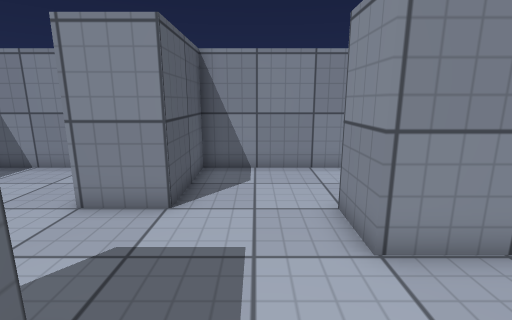
[1] (above)

24 first-person views from a walk through a Unity game level. The camera is 1.2 m above the floor, tilts 12° down and sees 85° across. The floor is counted in squares, 0.5 m on a side. Each view is taken from the middle of a square. On the plan, view 1 faces up. The plan holds only what a view shows up to about 18 squares ahead; the rest is blank. The place goes on beyond the plan. Surface patterns are stand-ins for the level's own textures.

[2]
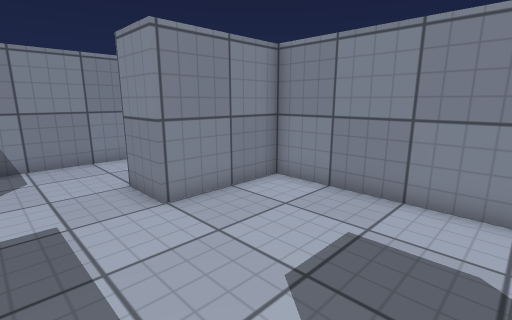

[3]
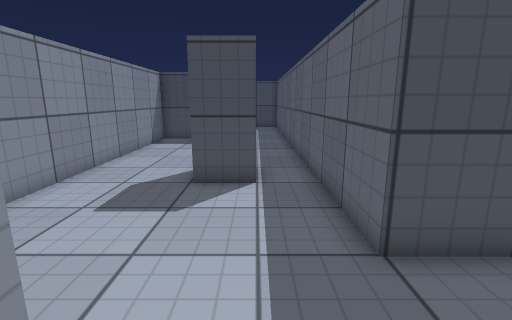

[4]
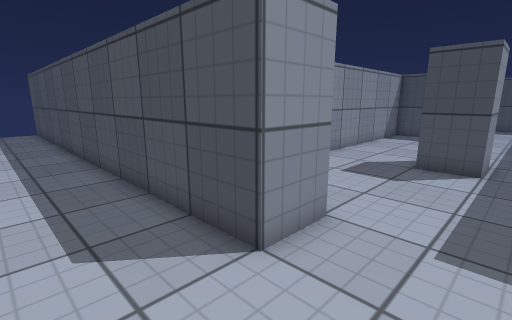

[5]
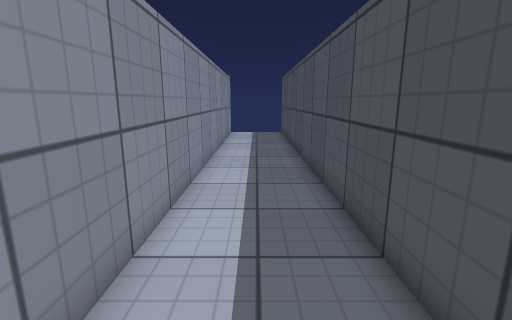

[6]
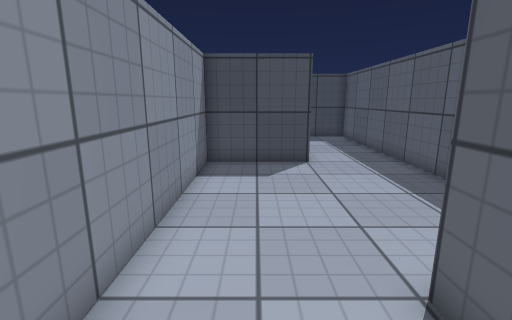

[7]
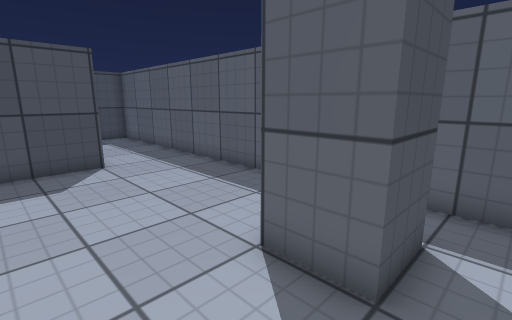

[8]
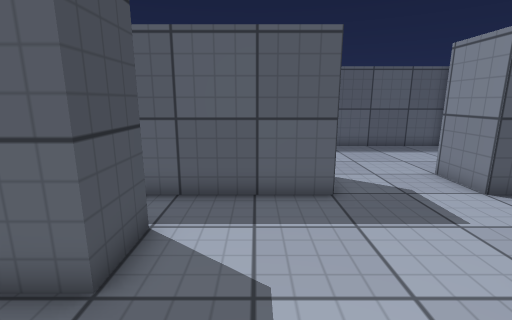

[9]
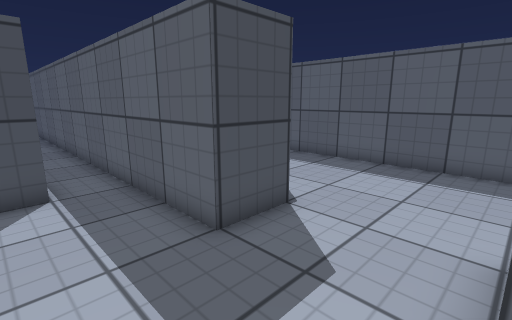

[10]
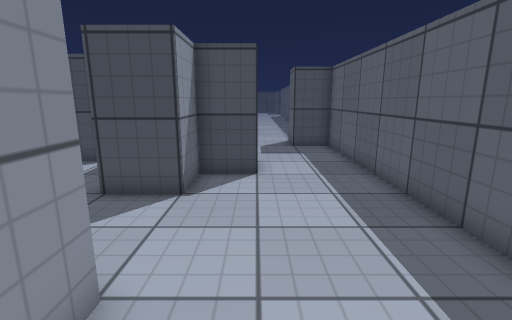

[11]
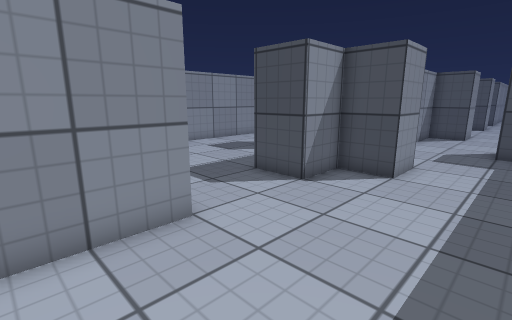

[12]
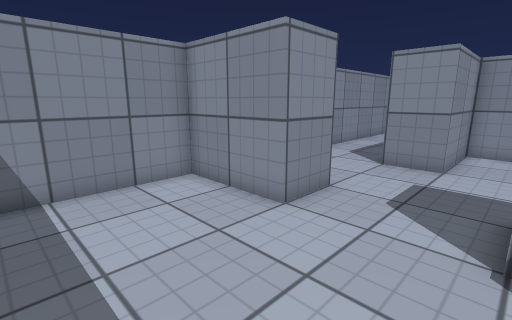

[13]
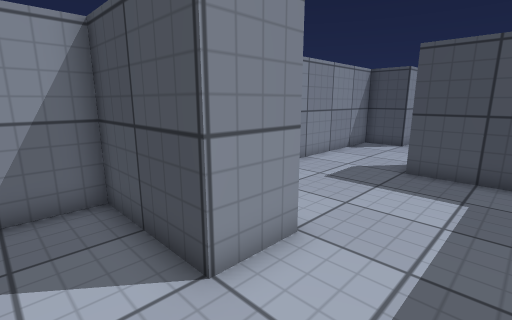

[14]
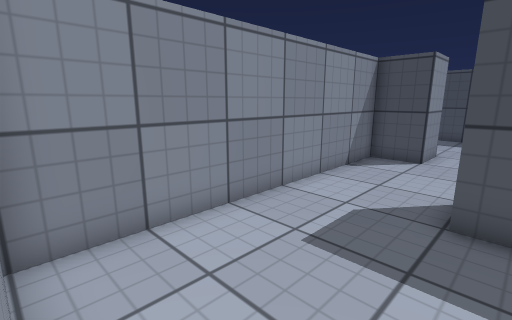

[15]
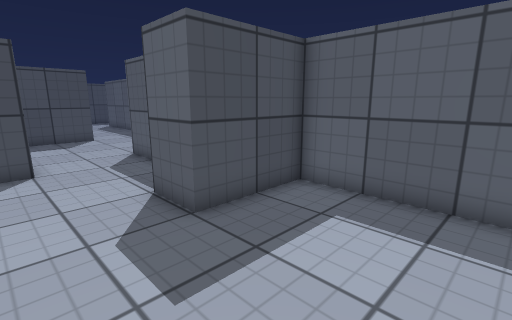

[16]
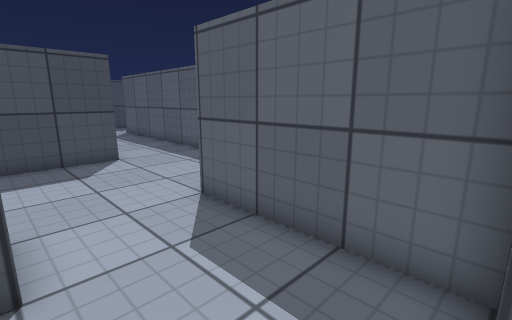

[17]
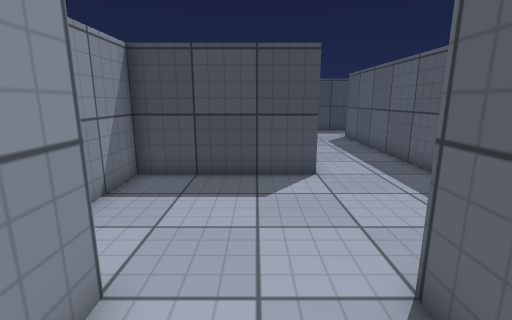

[18]
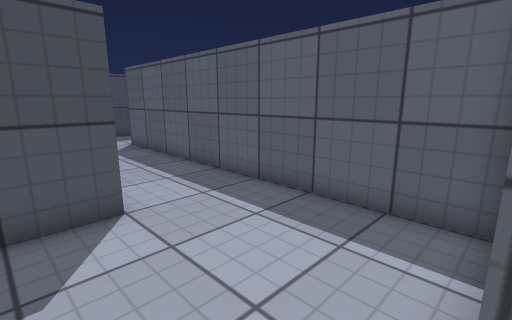

[19]
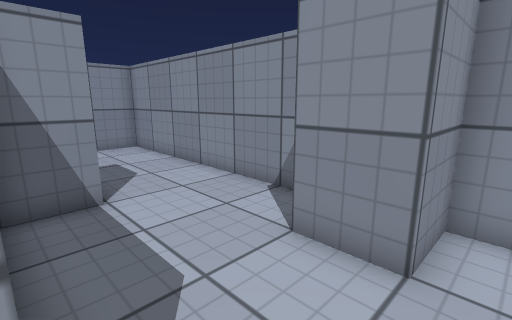

[20]
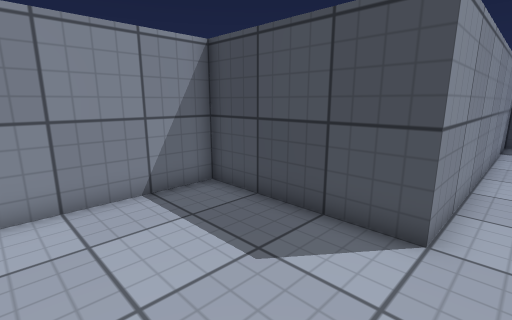

[21]
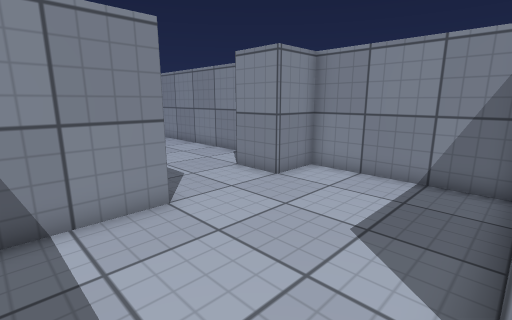

[22]
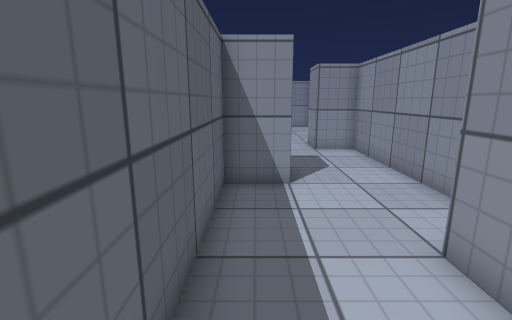

[23]
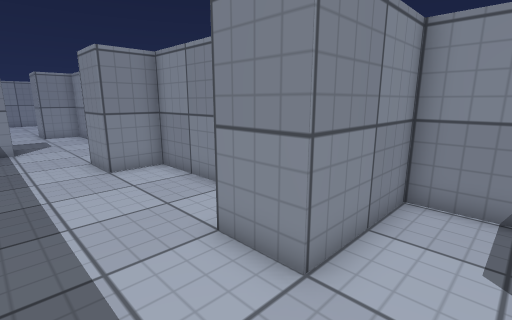

[24]
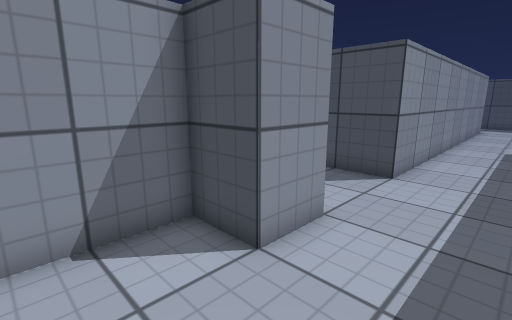

### Floor plan
Points are (right, up) in squares from view 1. A wall is a line through its corners. A room is listed if a view was taken in it or the views show most of it. See-through windows are left out.
Room 1 (views 1, 2, 6, 7, 8)
walls: (-4.1, 2) (-1.9, 2) (-1.9, -4.5); (0, -4.1) (0, -2.1) (1.9, -2.1) (1.9, -4.1); (-1.9, 6) (-4.1, 6); (6, -5.5) (6, 4) (1.9, 4) (1.9, 6)
ways out: opening at (0, 6) to room 2; opening at (-4, 4) to room 3; opening at (-1, -4) to room 4; opening at (4, -4.7) to room 4
Room 2 (views 3, 4, 5, 9)
walls: (1.9, 6) (15.5, 6); (15.5, 9.9) (-1.9, 9.9) (-1.9, 6)
ways out: opening at (0, 6) to room 1
Room 3 (views 10, 11, 12)
walls: (-4.1, 6) (-4.1, 9.9) (-9.4, 9.9); (-6, -14) (-6, -12) (-4.1, -12) (-4.1, -2.1) (-6, -2.1) (-6, -0.1) (-4.1, -0.1) (-4.1, 2); (-9.9, 10) (-9.9, -6) (-8, -6) (-8, -8) (-9.9, -8) (-9.9, -15.1)
ways out: opening at (-4, 4) to room 1; opening at (-8, -14) to room 7
Room 4 (views 13, 14)
walls: (1.9, -14) (1.9, -12) (6, -12) (6, -5.5); (-1.9, -4.5) (-1.9, -14.5)
ways out: opening at (-1, -4) to room 1; opening at (4, -4.7) to room 1; opening at (0, -15) to room 5
Room 5 (views 15, 16, 17, 18)
walls: (-1.9, -14.5) (-1.9, -20) (1.9, -20) (1.9, -22) (0, -22) (0, -28.1); (3.9, -28.1) (3.9, -26) (6, -26) (6, -14) (2.1, -14)
ways out: opening at (0, -15) to room 4; opening at (2, -28) to room 6
Room 6 (views 19, 20, 21)
walls: (0, -28.1) (-3, -28.1); (-4.1, -28.1) (-4.1, -38.5); (0, -38.5) (0, -34) (6, -34) (6, -28.1) (3.9, -28.1)
ways out: opening at (2, -28) to room 5
Room 7 (views 22, 23, 24)
walls: (-1.9, -24) (-1.9, -22) (-6, -22) (-6, -20) (-4.1, -20) (-4.1, -14) (-6, -14); (-6, -38.5) (-6, -26) (-3.6, -26)
ways out: opening at (-8, -14) to room 3

Positions as (right, up) in squares from view 1, and headings:
1: (0, 0), facing up
2: (-1, -2), facing up-right
3: (0, 6), facing down
4: (-1, 9), facing down-right
5: (2, 8), facing right
6: (4, -1), facing down
7: (5, -1), facing down-left
8: (5, 0), facing left
9: (1, 6), facing down-left
10: (-6, 9), facing down
11: (-9, 9), facing down-right
12: (-9, 2), facing up-right
13: (-1, -10), facing down-right
14: (1, -14), facing down-right
15: (5, -15), facing down-left
16: (4, -22), facing down-left
17: (2, -25), facing down
18: (2, -28), facing down-left
19: (0, -29), facing up-right
20: (-1, -29), facing down-right
21: (-3, -34), facing up-right
22: (-9, -16), facing up
23: (-9, -24), facing up-right
24: (-9, -17), facing down-right
